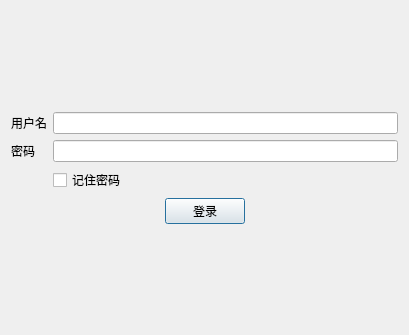
<?xml version="1.0" encoding="UTF-8"?>
<ui version="4.0">
 <class>Dialog</class>
 <widget class="QDialog" name="Dialog">
  <property name="geometry">
   <rect>
    <x>0</x>
    <y>0</y>
    <width>409</width>
    <height>335</height>
   </rect>
  </property>
  <property name="windowTitle">
   <string>登录</string>
  </property>
  <layout class="QVBoxLayout" name="verticalLayout">
   <item>
    <spacer name="verticalSpacer">
     <property name="orientation">
      <enum>Qt::Vertical</enum>
     </property>
     <property name="sizeHint" stdset="0">
      <size>
       <width>20</width>
       <height>80</height>
      </size>
     </property>
    </spacer>
   </item>
   <item>
    <layout class="QFormLayout" name="formLayout">
     <item row="0" column="0">
      <widget class="QLabel" name="label">
       <property name="text">
        <string>用户名</string>
       </property>
      </widget>
     </item>
     <item row="0" column="1">
      <widget class="QLineEdit" name="lineEdit"/>
     </item>
     <item row="1" column="0">
      <widget class="QLabel" name="label_2">
       <property name="text">
        <string>密码</string>
       </property>
      </widget>
     </item>
     <item row="1" column="1">
      <widget class="QLineEdit" name="lineEdit_2"/>
     </item>
     <item row="2" column="1">
      <widget class="QCheckBox" name="checkBox">
       <property name="text">
        <string>记住密码</string>
       </property>
      </widget>
     </item>
    </layout>
   </item>
   <item>
    <layout class="QHBoxLayout" name="horizontalLayout">
     <item>
      <spacer name="horizontalSpacer_2">
       <property name="orientation">
        <enum>Qt::Horizontal</enum>
       </property>
       <property name="sizeHint" stdset="0">
        <size>
         <width>40</width>
         <height>20</height>
        </size>
       </property>
      </spacer>
     </item>
     <item>
      <widget class="QPushButton" name="pushButton">
       <property name="text">
        <string>登录</string>
       </property>
      </widget>
     </item>
     <item>
      <spacer name="horizontalSpacer">
       <property name="orientation">
        <enum>Qt::Horizontal</enum>
       </property>
       <property name="sizeHint" stdset="0">
        <size>
         <width>40</width>
         <height>20</height>
        </size>
       </property>
      </spacer>
     </item>
    </layout>
   </item>
   <item>
    <spacer name="verticalSpacer_2">
     <property name="orientation">
      <enum>Qt::Vertical</enum>
     </property>
     <property name="sizeHint" stdset="0">
      <size>
       <width>20</width>
       <height>80</height>
      </size>
     </property>
    </spacer>
   </item>
  </layout>
 </widget>
 <resources/>
 <connections/>
</ui>
